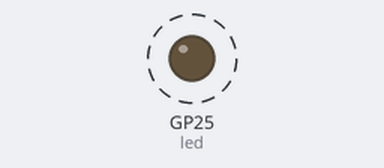
Bench run of a program on a simulated Raspberry Pi Pico running MicroPython. Shown: output pins drawn as LEDs (lit = HIGH). Dashed ring = blinking. What the program prints to the serial console is not drawn.

Above: at 0.1 s.
Timing chart, 0 to 3.0 s (numbered marks = the images above):
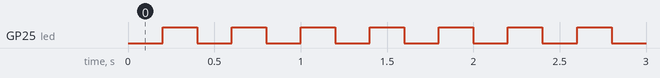

The program:

d4embed.py
```python
# UART Serial (TX/RX) - machine.UART sets up serial comms. Pick a UART ID and hook it to valid TX/RX pins. write() sends bytes; readline() grabs a line if available.
from machine import UART, Pin
# PICO: UART0 on GP0 (TX) and GP1 (RX)
uart = UART(0, baudrate=115200, tx=Pin(0), rx=Pin(1))
# ESP32 Example (choose pins that support UART; here GPIO16 (TX) and GPIO17 (RX))
# uart = UART(2, baudrate=115200, tx=Pin(16), rx=Pin(17))

uart.write(b"Hello, UART!\n")
if uart.any(): # Check if any data is available to read
    line = uart.readline() # Read a line from the UART
    print("RX:", line) # Print the received line

# Periodic Timer (blinky without blocking) - A hardware timer calls tick() at a fixed period, letting you toggle an LED (or run other jobs) without sleep() blocking the main thread.
from machine import Pin, Timer
led = Pin(25, Pin.OUT)  # PICO: GP25 is the onboard LED; ESP32: use Pin(2) on many boards
t = Timer(-1) # Create a timer object

def tick(timer):
    led.toggle()  # Toggle the LED state

# 200 ms periodic interrupt
t.init(period=200, mode=Timer.PERIODIC, callback=tick)

# I2C Register Helpers (read/write a device register) - Many sensors use simple register protocols. Write the register address, then read bytes back. These helpers work across devices (just change address/regs)
from machine import I2C, Pin
# PICO I2C0: SCL = GP21, SDA = GP20 (adjust to your wiring)
i2c = I2C(0, scl=Pin(21), sda=Pin(20), freq = 400_000)
DEV_ADDR = 0x68 # example: IMU / RTC address
WHO_REG = 0x75 # example: WHO_AM_I register

def reg_read(addr, reg, n=1):
    i2c.writeto(addr, bytes([reg]))  # Write the register address
    return i2c.readfrom(addr, n)  # Read n bytes from the device

def reg_write(addr, reg, data: bytes):
    i2c.writeto(addr, bytes([reg]) + data)  # Write the register address and data

who = reg_read(DEV_ADDR, WHO_REG, 1) # Read the WHO_AM_I register and print the result
print("WHO_AM_I:", who[0])  # Print the first byte of the response

# Watchdog Timer (auto-reset on lockups) - If your code hangs and stops calling feed(), the MCU (Microcontroller Unit) will reset after timeout ms. Great for unattended/field devices
from machine import WDT
import time
wdt = WDT(timeout=5000)  # Set watchdog timeout to 5 seconds
for i in range(10):
    # do useful work here...
    time.sleep(0.3) # sleep for 300 ms
    wdt.feed()  # Reset the watchdog timer before it expires
    print("fed", i)

# boot.py vs. main.py (startup flow) - On reset, boot.py executes first (environment/config). Then main.py runs (your app). This seperation keeps config stable while you iterate on the app

# boot.py - runs first on reset; setup system (e.g., Wi-Fi, paths)
import sys
sys.path.append('/lib')  # Add /lib to the module search path
# (optional) Set Wi-Fi creds here on ESP32, mount sd etc.

# main.py - your application logic
from machine import Pin
led = Pin(25, Pin.OUT)  # PICO: GP25 is the onboard LED; ESP32: use Pin(2) on many boards
led.value(1)  # Turn on the LED
print("app started")
```

Measured:
- by itself, GP25 (led): alternates HIGH for 0.20 s and LOW for 0.20 s
